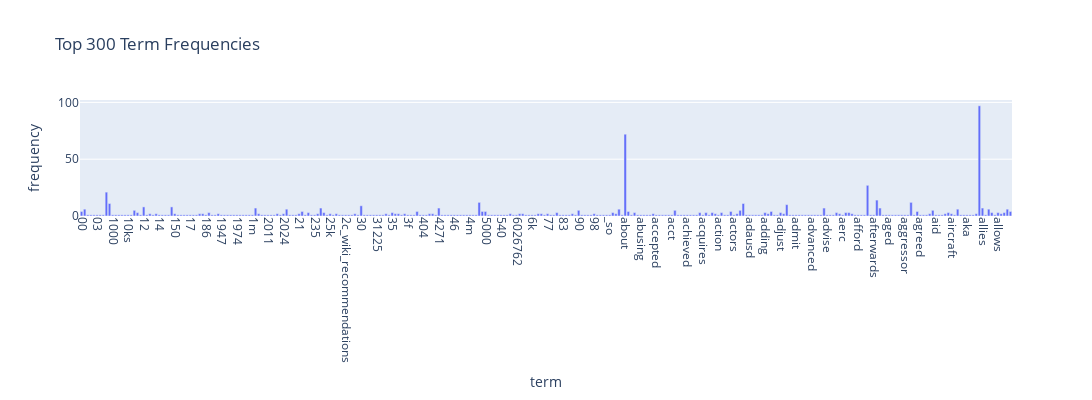

Write notebook code for a chart like this one.
### Code cell
term_frequencies = []
for j in range(0,datafiles_counts.shape[1]):
    term_frequencies.append(sum(datafiles_counts[:,j].toarray()))

term_frequencies = np.asarray(datafiles_counts.sum(axis=0))[0]
term_frequencies[0] #sum of first term: 00
np.int64(134)
plt.subplots(figsize=(100, 10))
g = sns.barplot(x=count_vect.get_feature_names_out()[:300], 
            y=term_frequencies[:300])
g.set_xticklabels(count_vect.get_feature_names_out()[:300], rotation = 90);
#Exercise 12
import plotly.express as px
import pandas as pd


datafiles_bar = pd.DataFrame({
    "term": count_vect.get_feature_names_out()[:300],
    "frequency": term_frequencies[:300]
})


fig = px.bar(datafiles_bar,
             x="term",
             y="frequency",
             title="Top 300 Term Frequencies")


fig.update_layout(
    xaxis_tickangle=90,
    width=2000,  
    height=400
)

fig.show()

### Figure 1 — Plotly figure (JSON) as saved in the notebook; plotly's stock layout.template omitted (floating-point values rounded to 4 significant figures; data arrays with more than 128 entries replaced by an {"elided": "..."} marker saying what was removed)
{"data": [{"hovertemplate": "term=%{x}<br>frequency=%{y}<extra></extra>", "legendgroup": "", "marker": {"color": "#636efa", "pattern": {"shape": ""}}, "name": "", "orientation": "v", "showlegend": false, "textposition": "auto", "type": "bar", "x": {"elided": "300 str values"}, "xaxis": "x", "y": {"elided": "300 int values"}, "yaxis": "y"}], "layout": {"barmode": "relative", "height": 400, "legend": {"tracegroupgap": 0}, "title": {"text": "Top 300 Term Frequencies"}, "width": 2000, "xaxis": {"anchor": "y", "domain": [0, 1], "tickangle": 90, "title": {"text": "term"}}, "yaxis": {"anchor": "x", "domain": [0, 1], "title": {"text": "frequency"}}}}
